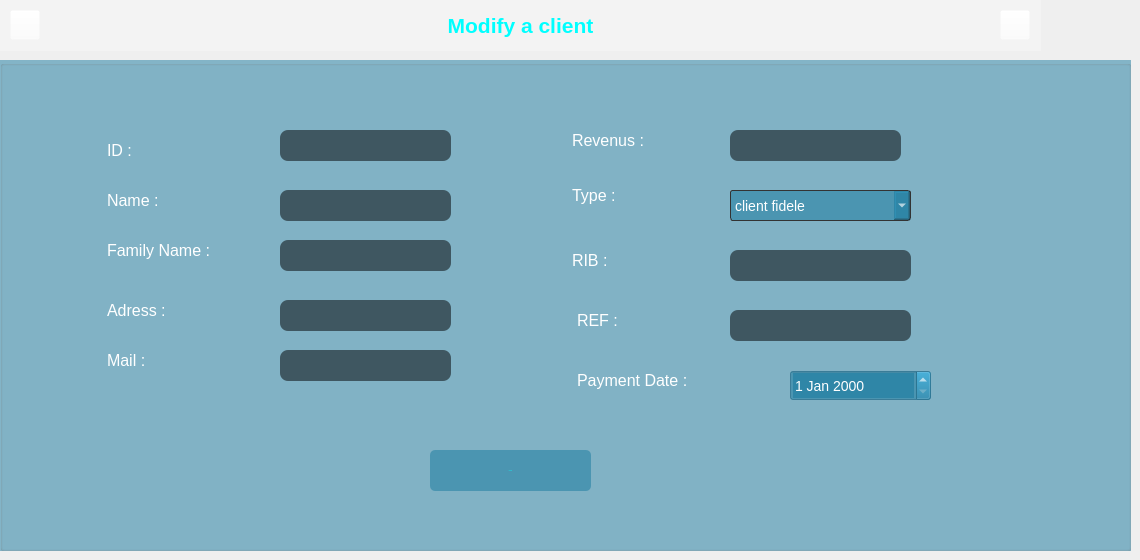
        <widget class="QWidget" name="page_19">
         <widget class="QPushButton" name="pushButton_27">
          <property name="geometry">
           <rect>
            <x>10</x>
            <y>10</y>
            <width>30</width>
            <height>30</height>
           </rect>
          </property>
          <property name="styleSheet">
           <string notr="true">QPushButton{
border-image: url(:/new/icons/icons/left.png);
background-color: rgba(255, 255, 255, 0%);
}
QPushButton:pressed{
image: url(:/new/icons/icons/left_clk.png);
background-color: rgba(255, 255, 255, 0%);
}</string>
          </property>
          <property name="text">
           <string/>
          </property>
         </widget>
         <widget class="QPushButton" name="pushButton_28">
          <property name="geometry">
           <rect>
            <x>1000</x>
            <y>10</y>
            <width>30</width>
            <height>30</height>
           </rect>
          </property>
          <property name="styleSheet">
           <string notr="true">QPushButton{
background-color: rgba(255, 255, 255, 0%);
border-image: url(:/new/icons/icons/right.png);
}
QPushButton:pressed{
border-image: url(:/new/icons/icons/right_clk.png);
background-color: rgba(255, 255, 255, 0%);
}</string>
          </property>
          <property name="text">
           <string/>
          </property>
         </widget>
         <widget class="QGroupBox" name="groupBox_23">
          <property name="geometry">
           <rect>
            <x>0</x>
            <y>60</y>
            <width>1131</width>
            <height>491</height>
           </rect>
          </property>
          <property name="styleSheet">
           <string notr="true">border-color: rgb(168, 234, 254);
background-color:rgba(18, 118, 158,125);</string>
          </property>
          <property name="title">
           <string/>
          </property>
          <widget class="QLineEdit" name="leREFclient_modif">
           <property name="geometry">
            <rect>
             <x>730</x>
             <y>250</y>
             <width>181</width>
             <height>31</height>
            </rect>
           </property>
           <property name="styleSheet">
            <string notr="true">QLineEdit{
color: rgb(255, 255, 255);
background-color: rgba(0, 0, 0, 0.2%);
border-width: 1px;
border-radius: 8px;
font: 10px &quot;Eras Bold ITC&quot;;
}</string>
           </property>
          </widget>
          <widget class="QLineEdit" name="lenomclient_modif">
           <property name="geometry">
            <rect>
             <x>280</x>
             <y>130</y>
             <width>171</width>
             <height>31</height>
            </rect>
           </property>
           <property name="styleSheet">
            <string notr="true">QLineEdit{
color: rgb(255, 255, 255);
background-color: rgba(0, 0, 0, 0.2%);
border-width: 1px;
border-radius: 8px;
font: 10px &quot;Eras Bold ITC&quot;;
}</string>
           </property>
          </widget>
          <widget class="QLineEdit" name="lesrevenusclient_modif">
           <property name="geometry">
            <rect>
             <x>730</x>
             <y>70</y>
             <width>171</width>
             <height>31</height>
            </rect>
           </property>
           <property name="styleSheet">
            <string notr="true">QLineEdit{
color: rgb(255, 255, 255);
background-color: rgba(0, 0, 0, 0.2%);
border-width: 1px;
border-radius: 8px;
font: 10px &quot;Eras Bold ITC&quot;;
}</string>
           </property>
          </widget>
          <widget class="QLabel" name="label_35">
           <property name="geometry">
            <rect>
             <x>570</x>
             <y>310</y>
             <width>291</width>
             <height>20</height>
            </rect>
           </property>
           <property name="font">
            <font>
             <family>MS Shell Dlg 2</family>
             <pointsize>12</pointsize>
             <weight>50</weight>
             <italic>false</italic>
             <bold>false</bold>
            </font>
           </property>
           <property name="styleSheet">
            <string notr="true">QLabel{
background-color: rgba(0,0,0,0%);
border-style: solid;
font: 12pt &quot;MS Shell Dlg 2&quot;;
padding: 1px 23px 1px 3px;
color: rgb(255, 255, 255);
}</string>
           </property>
           <property name="text">
            <string>Payment Date :</string>
           </property>
          </widget>
          <widget class="QLineEdit" name="ladresseclient_modif">
           <property name="geometry">
            <rect>
             <x>280</x>
             <y>240</y>
             <width>171</width>
             <height>31</height>
            </rect>
           </property>
           <property name="styleSheet">
            <string notr="true">QLineEdit{
color: rgb(255, 255, 255);
background-color: rgba(0, 0, 0, 0.2%);
border-width: 1px;
border-radius: 8px;
font: 10px &quot;Eras Bold ITC&quot;;
}</string>
           </property>
          </widget>
          <widget class="QComboBox" name="letypeclient_modif">
           <property name="geometry">
            <rect>
             <x>730</x>
             <y>130</y>
             <width>181</width>
             <height>31</height>
            </rect>
           </property>
           <property name="styleSheet">
            <string notr="true">QComboBox{
font: 14px ;
border: 1px solid #333333;
border-radius: 3px;
color: rgb(255, 255, 255);
}
QComboBox:pressed{
color: rgb(0, 255, 255);
}
QComboBox:item:selected{
color: rgb(0, 255, 255);
}
QComboBox:items{
    color: rgb(110,209,255);
}
QListView{
    color: rgb(110,209,255);
}</string>
           </property>
           <item>
            <property name="text">
             <string>client fidele</string>
            </property>
           </item>
           <item>
            <property name="text">
             <string>client nouveau</string>
            </property>
           </item>
          </widget>
          <widget class="QLineEdit" name="leRIBclient_modif">
           <property name="geometry">
            <rect>
             <x>730</x>
             <y>190</y>
             <width>181</width>
             <height>31</height>
            </rect>
           </property>
           <property name="styleSheet">
            <string notr="true">QLineEdit{
color: rgb(255, 255, 255);
background-color: rgba(0, 0, 0, 0.2%);
border-width: 1px;
border-radius: 8px;
font: 10px &quot;Eras Bold ITC&quot;;
}</string>
           </property>
          </widget>
          <widget class="QLineEdit" name="leidclient_modif">
           <property name="geometry">
            <rect>
             <x>280</x>
             <y>70</y>
             <width>171</width>
             <height>31</height>
            </rect>
           </property>
           <property name="styleSheet">
            <string notr="true">QLineEdit{
color: rgb(255, 255, 255);
background-color: rgba(0, 0, 0, 0.2%);
border-width: 1px;
border-radius: 8px;
font: 10px &quot;Eras Bold ITC&quot;;
}</string>
           </property>
          </widget>
          <widget class="QLabel" name="label_27">
           <property name="geometry">
            <rect>
             <x>100</x>
             <y>130</y>
             <width>181</width>
             <height>20</height>
            </rect>
           </property>
           <property name="font">
            <font>
             <family>MS Shell Dlg 2</family>
             <pointsize>12</pointsize>
             <weight>50</weight>
             <italic>false</italic>
             <bold>false</bold>
            </font>
           </property>
           <property name="styleSheet">
            <string notr="true">QLabel{
background-color: rgba(0,0,0,0%);
border-style: solid;
font: 12pt &quot;MS Shell Dlg 2&quot;;
padding: 1px 23px 1px 3px;
color: rgb(255, 255, 255);
}</string>
           </property>
           <property name="text">
            <string>Name :</string>
           </property>
          </widget>
          <widget class="QLabel" name="label_26">
           <property name="geometry">
            <rect>
             <x>100</x>
             <y>80</y>
             <width>151</width>
             <height>20</height>
            </rect>
           </property>
           <property name="font">
            <font>
             <family>MS Shell Dlg 2</family>
             <pointsize>12</pointsize>
             <weight>50</weight>
             <italic>false</italic>
             <bold>false</bold>
            </font>
           </property>
           <property name="styleSheet">
            <string notr="true">QLabel{
background-color: rgba(0,0,0,0%);
border-style: solid;
font: 12pt &quot;MS Shell Dlg 2&quot;;
padding: 1px 23px 1px 3px;
color: rgb(255, 255, 255);
}</string>
           </property>
           <property name="text">
            <string>ID :</string>
           </property>
          </widget>
          <widget class="QLabel" name="label_31">
           <property name="geometry">
            <rect>
             <x>100</x>
             <y>290</y>
             <width>201</width>
             <height>20</height>
            </rect>
           </property>
           <property name="font">
            <font>
             <family>MS Shell Dlg 2</family>
             <pointsize>12</pointsize>
             <weight>50</weight>
             <italic>false</italic>
             <bold>false</bold>
            </font>
           </property>
           <property name="styleSheet">
            <string notr="true">QLabel{
background-color: rgba(0,0,0,0%);
border-style: solid;
font: 12pt &quot;MS Shell Dlg 2&quot;;
padding: 1px 23px 1px 3px;
color: rgb(255, 255, 255);
}</string>
           </property>
           <property name="text">
            <string>Mail :</string>
           </property>
          </widget>
          <widget class="QPushButton" name="pb_modifierclient">
           <property name="geometry">
            <rect>
             <x>430</x>
             <y>390</y>
             <width>161</width>
             <height>41</height>
            </rect>
           </property>
           <property name="font">
            <font>
             <family>Eras Bold ITC</family>
             <pointsize>-1</pointsize>
             <weight>50</weight>
             <italic>false</italic>
             <bold>false</bold>
            </font>
           </property>
           <property name="styleSheet">
            <string notr="true">QPushButton{
color: rgb(255, 255, 255);
background-color:rgba(18, 118, 158,125);
color: rgb(0, 255, 255);
font: 75 7pt &quot;MS Shell Dlg 2&quot;;
border-width: 2px;
border-radius: 5px;
font: 16px &quot;Eras Bold ITC&quot;;
}
QPushButton:hover{
border-style: solid;
color: rgb(255, 255, 255);
background-color:rgba(18, 118, 158,125);
color: rgb(0, 255, 255);
font: 75 7pt &quot;MS Shell Dlg 2&quot;;
border-width: 2px;
border-radius: 5px;
font: 16px &quot;Eras Bold ITC&quot;;
}
QPushButton:pressed{
border-style: solid;
color: rgb(255, 255, 255);
font: 16px &quot;Eras Bold ITC&quot;;
border: 1px solid #333333;
border-width: 2px;
border-radius: 5px;
background-color: rgb(19, 67, 85);
}</string>
           </property>
           <property name="text">
            <string>Modify</string>
           </property>
          </widget>
          <widget class="QLabel" name="label_29">
           <property name="geometry">
            <rect>
             <x>100</x>
             <y>240</y>
             <width>201</width>
             <height>20</height>
            </rect>
           </property>
           <property name="font">
            <font>
             <family>MS Shell Dlg 2</family>
             <pointsize>12</pointsize>
             <weight>50</weight>
             <italic>false</italic>
             <bold>false</bold>
            </font>
           </property>
           <property name="styleSheet">
            <string notr="true">QLabel{
background-color: rgba(0,0,0,0%);
border-style: solid;
font: 12pt &quot;MS Shell Dlg 2&quot;;
padding: 1px 23px 1px 3px;
color: rgb(255, 255, 255);
}</string>
           </property>
           <property name="text">
            <string>Adress :</string>
           </property>
          </widget>
          <widget class="QLabel" name="label_34">
           <property name="geometry">
            <rect>
             <x>570</x>
             <y>250</y>
             <width>181</width>
             <height>20</height>
            </rect>
           </property>
           <property name="font">
            <font>
             <family>MS Shell Dlg 2</family>
             <pointsize>12</pointsize>
             <weight>50</weight>
             <italic>false</italic>
             <bold>false</bold>
            </font>
           </property>
           <property name="styleSheet">
            <string notr="true">QLabel{
background-color: rgba(0,0,0,0%);
border-style: solid;
font: 12pt &quot;MS Shell Dlg 2&quot;;
padding: 1px 23px 1px 3px;
color: rgb(255, 255, 255);
}</string>
           </property>
           <property name="text">
            <string>REF :</string>
           </property>
          </widget>
          <widget class="QLineEdit" name="lemailclient_modif">
           <property name="geometry">
            <rect>
             <x>280</x>
             <y>290</y>
             <width>171</width>
             <height>31</height>
            </rect>
           </property>
           <property name="styleSheet">
            <string notr="true">QLineEdit{
color: rgb(255, 255, 255);
background-color: rgba(0, 0, 0, 0.2%);
border-width: 1px;
border-radius: 8px;
font: 10px &quot;Eras Bold ITC&quot;;
}</string>
           </property>
          </widget>
          <widget class="QLabel" name="label_30">
           <property name="geometry">
            <rect>
             <x>565</x>
             <y>120</y>
             <width>171</width>
             <height>31</height>
            </rect>
           </property>
           <property name="font">
            <font>
             <family>MS Shell Dlg 2</family>
             <pointsize>12</pointsize>
             <weight>50</weight>
             <italic>false</italic>
             <bold>false</bold>
            </font>
           </property>
           <property name="styleSheet">
            <string notr="true">QLabel{
background-color: rgba(0,0,0,0%);
border-style: solid;
font: 12pt &quot;MS Shell Dlg 2&quot;;
padding: 1px 23px 1px 3px;
color: rgb(255, 255, 255);
}</string>
           </property>
           <property name="text">
            <string>Type :</string>
           </property>
          </widget>
          <widget class="QLabel" name="label_33">
           <property name="geometry">
            <rect>
             <x>565</x>
             <y>190</y>
             <width>171</width>
             <height>20</height>
            </rect>
           </property>
           <property name="font">
            <font>
             <family>MS Shell Dlg 2</family>
             <pointsize>12</pointsize>
             <weight>50</weight>
             <italic>false</italic>
             <bold>false</bold>
            </font>
           </property>
           <property name="styleSheet">
            <string notr="true">QLabel{
background-color: rgba(0,0,0,0%);
border-style: solid;
font: 12pt &quot;MS Shell Dlg 2&quot;;
padding: 1px 23px 1px 3px;
color: rgb(255, 255, 255);
}</string>
           </property>
           <property name="text">
            <string>RIB :</string>
           </property>
          </widget>
          <widget class="QLineEdit" name="leprenomclient_modif">
           <property name="geometry">
            <rect>
             <x>280</x>
             <y>180</y>
             <width>171</width>
             <height>31</height>
            </rect>
           </property>
           <property name="styleSheet">
            <string notr="true">QLineEdit{
color: rgb(255, 255, 255);
background-color: rgba(0, 0, 0, 0.2%);
border-width: 1px;
border-radius: 8px;
font: 10px &quot;Eras Bold ITC&quot;;
}</string>
           </property>
          </widget>
          <widget class="QLabel" name="label_32">
           <property name="geometry">
            <rect>
             <x>565</x>
             <y>70</y>
             <width>221</width>
             <height>20</height>
            </rect>
           </property>
           <property name="font">
            <font>
             <family>MS Shell Dlg 2</family>
             <pointsize>12</pointsize>
             <weight>50</weight>
             <italic>false</italic>
             <bold>false</bold>
            </font>
           </property>
           <property name="styleSheet">
            <string notr="true">QLabel{
background-color: rgba(0,0,0,0%);
border-style: solid;
font: 12pt &quot;MS Shell Dlg 2&quot;;
padding: 1px 23px 1px 3px;
color: rgb(255, 255, 255);
}</string>
           </property>
           <property name="text">
            <string>Revenus :</string>
           </property>
          </widget>
          <widget class="QDateEdit" name="date_payementclient_modif">
           <property name="geometry">
            <rect>
             <x>790</x>
             <y>310</y>
             <width>141</width>
             <height>31</height>
            </rect>
           </property>
           <property name="styleSheet">
            <string notr="true">QDateEdit{
font: 14px ;
color: rgb(255, 255, 255);
}</string>
           </property>
          </widget>
          <widget class="QLabel" name="label_28">
           <property name="geometry">
            <rect>
             <x>100</x>
             <y>180</y>
             <width>211</width>
             <height>20</height>
            </rect>
           </property>
           <property name="font">
            <font>
             <family>MS Shell Dlg 2</family>
             <pointsize>12</pointsize>
             <weight>50</weight>
             <italic>false</italic>
             <bold>false</bold>
            </font>
           </property>
           <property name="styleSheet">
            <string notr="true">QLabel{
background-color: rgba(0,0,0,0%);
border-style: solid;
font: 12pt &quot;MS Shell Dlg 2&quot;;
padding: 1px 23px 1px 3px;
color: rgb(255, 255, 255);
}</string>
           </property>
           <property name="text">
            <string>Family Name :</string>
           </property>
          </widget>
         </widget>
         <widget class="QLabel" name="label_91">
          <property name="geometry">
           <rect>
            <x>0</x>
            <y>0</y>
            <width>1041</width>
            <height>51</height>
           </rect>
          </property>
          <property name="styleSheet">
           <string notr="true">background-color: rgba(255, 255, 255, 0.1%);
font: &quot;Eras Bold ITC&quot;;</string>
          </property>
          <property name="text">
           <string>&lt;html&gt;&lt;head/&gt;&lt;body&gt;&lt;p align=&quot;center&quot;&gt;&lt;span style=&quot; font-size:16pt; font-weight:600; color:#00ffff;&quot;&gt;Modify a client&lt;/span&gt;&lt;/p&gt;&lt;/body&gt;&lt;/html&gt;</string>
          </property>
         </widget>
         <zorder>label_91</zorder>
         <zorder>pushButton_27</zorder>
         <zorder>pushButton_28</zorder>
         <zorder>groupBox_23</zorder>
        </widget>
